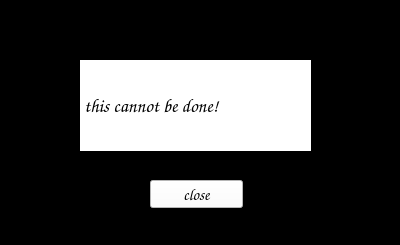
<?xml version="1.0" encoding="UTF-8"?>
<ui version="4.0">
 <class>Form</class>
 <widget class="QWidget" name="Form">
  <property name="geometry">
   <rect>
    <x>0</x>
    <y>0</y>
    <width>400</width>
    <height>245</height>
   </rect>
  </property>
  <property name="windowTitle">
   <string>oops!</string>
  </property>
  <property name="styleSheet">
   <string notr="true">background-color: #000000</string>
  </property>
  <widget class="QLabel" name="label">
   <property name="geometry">
    <rect>
     <x>80</x>
     <y>60</y>
     <width>231</width>
     <height>91</height>
    </rect>
   </property>
   <property name="font">
    <font>
     <family>Comic Sans MS</family>
     <pointsize>14</pointsize>
    </font>
   </property>
   <property name="styleSheet">
    <string notr="true">background-color: #ffffff</string>
   </property>
   <property name="text">
    <string> this cannot be done!</string>
   </property>
  </widget>
  <widget class="QPushButton" name="closing">
   <property name="geometry">
    <rect>
     <x>150</x>
     <y>180</y>
     <width>93</width>
     <height>28</height>
    </rect>
   </property>
   <property name="font">
    <font>
     <family>Comic Sans MS</family>
     <pointsize>12</pointsize>
    </font>
   </property>
   <property name="styleSheet">
    <string notr="true">background-color: #ffffff</string>
   </property>
   <property name="text">
    <string>close</string>
   </property>
  </widget>
 </widget>
 <resources/>
 <connections/>
</ui>
